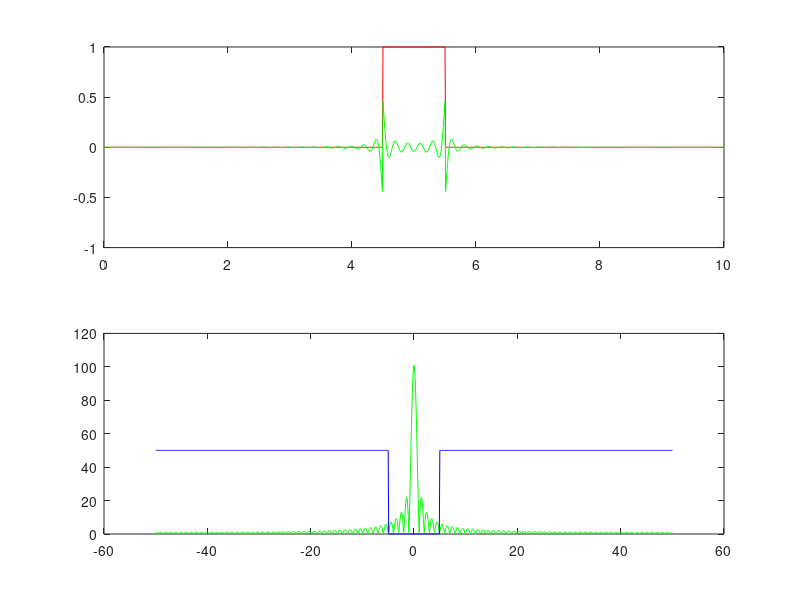

Recreate this plot in MATLAB. (Note: this script raises an error after producing the figure.)
%%
close all; clear; clc;

%FILTRACJA CZESTOTLIWOSCIOWA CZESC 1

% Zadanie 1
Fs=100;
t=0:(1/Fs):10;

x1=5*sin(2*pi*t*10);
x2=1*sin(2*pi*t*30);
x=x1+x2;

%plot(t,x,'b');

f=linspace(-Fs/2,Fs/2,length(t));
XT=fftshift(fft(x));
WA=abs(XT);

subplot(211), plot(f,WA,'r');

LP=1.0*(f >= -12 & f <= -8 | f>=8 & f<=12);
XTF=XT.*LP;
x_new = ifft(ifftshift(XTF));
subplot(211),plot(t,x,'g',t,x_new,'r');
subplot(212), plot(f,WA,'r',f,2000*LP,'g');

%%
close all; clear; clc;

Fs=100;
t=0:(1/Fs):10;
x1=5*sin(2*pi*t*10);
x2=1*sin(2*pi*t*30);
x=x1+x2;

XT=fftshift(fft(x));
WA=abs(XT);
f=linspace(-Fs/2,Fs/2,length(t));

LP=1.0*(f<=12 & f>=8 | f<=-8 & f>=-12);
XT2=XT.*LP;
xn=real(ifft(ifftshift(XT2)));

subplot(211), plot(t,x,'r',t,xn,'g');
subplot(212), plot(f,WA,'b',f,2000*LP,'g');


%%
close all; clear; clc;

%zadnie 2

Fs=100;
t=0:(1/Fs):10;

x=1.*(abs(t-5)<=0.5);

XT=fftshift(fft(x));
f=linspace(-Fs/2,Fs/2,length(t));
WA=abs(XT);

dolno_prze=1.*(abs(f)<=10);
gorno_prze=1.*(abs(f)>=10);

x_new_d=ifft(ifftshift(dolno_prze.*XT));
x_new_g=ifft(ifftshift(gorno_prze.*XT));

subplot(221), plot(t,x,'r',t,x_new_d,'g');
subplot(222), plot(t,x,'r',t,x_new_g,'g');
subplot(223), plot(f,WA,'r',t,dolno_prze*Fs,'g');
subplot(224), plot(f,WA,'r',t,gorno_prze*Fs/4,'g');


%%
close all; clear; clc;

%zadnie 2

Fs=100;
t=0:(1/Fs):10;

x=1.*(abs(t-5)<=0.5);


XT=fftshift(fft(x));
WA=abs(XT);
f=linspace(-Fs/2,Fs/2,length(t));



LP=1.0*(abs(f)<=5);
LG=1.0*(abs(f)>=5)
WA2=XT.*LP;
WA3=XT.*LG;
xn_dolno=ifft(ifftshift(WA2));
xn_gorno=ifft(ifftshift(WA3));
subplot(211), plot(t,x,'r',t,xn_gorno,'g');
subplot(212), plot(f,WA,'g',f,LG*50,'b');

%%
close all; clear; clc;
% zad 5: Filtracja

a=load('trasa_01.txt');
x=a(:,1)';
dt=4*1000;
t=0:(1/dt):0.5;

f=linspace(-dt/2,dt/2,length(t));
XT=fftshift(fft(x));
WA=abs(XT);

subplot(211), plot(t,x,'r');
subplot(212),plot(f,WA,'b');

%%

% KORELACJA z pdf-a, zad3:

a=load('testowe.dat');
t=a(:,1)';
amp=a(:,2)';

dt=t(2)-t(1);
Fs=1/dt; % czestotliwosc probkowania
tc=-10:dt:10;
tp=-0.75:dt:0.75;
xp=0.65.*(abs(tp)<=0.75);

xc=xcorr(sqrt(amp).^0.5,sqrt(xp).^0.5)+xcorr(1-amp,1-xp);
nrr=find(xc>=0.99999999*max(xc(:)),3,'first');
tc(nrr)

subplot(211), plot(t,amp,'r',tp,xp,'g');
subplot(212), plot(tc,xc)

%% korelacja z zeszelego roku:
% test_1_60

a=load('korelacja_06.txt');

t=a(:,1)';
amp=a(:,2)';
dt=t(2)-t(1);
Fs=1/dt;
tc=-55:dt:55;
tk=-1.5:dt:1.5;
xk=1.0*abs(1-(abs(tk)/(1.5)));

% trojkat
xc1=xcorr(amp.^2,xk.^2)+xcorr(1-amp,1-xk);
nrr1=find(xc1==max(xc1(:)),3,'first');
tc(nrr1)

% kazdy sygna; gaussa 
tg=0:dt:6;
xg=0.9*exp(-((tg-3).^2)./(2*0.75*0.75));
xc2=xcorr(amp,xg)+xcorr(1-amp,1-xg);
nrr2=find(xc2>=0.9999999999*max(xc2(:)),6,'first');
tc(nrr2)

% prostokat 
tp=-2.5:dt:2.5;
xp=0.65*(abs(tp)<=2.5);
xc3=xcorr(amp,xp);
nrr3=find(xc3>=0.999*max(xc3(:)),1,'first');
tc(nrr3)


subplot(211),plot(t,amp,'g',tg,xg,'b');
subplot(212), plot(tc,xc2,'b');

%% 2 Sposob EWY
close all; clear; clc;
A=load('korelacja_06.txt');
t=A(:,1)';
x=A(:,2)';

dt=t(2)-t(1);
tt=0:dt:3;
tg=0:dt:6;
tp=0:dt:5;
tc=-55:dt:55;

troj=(1-abs(tt-1.5)/1.5).*(abs(tt-1.5)<=1.5);
gauss=0.9*exp(-((tg-3).^2)/(2*0.75*0.75));
pros=0.65*ones(size(tp));

xt=xcorr(x.^2,troj.^2)*2 + xcorr(1-x,1-troj);
xg=xcorr(x,gauss)+xcorr(1-x,1-gauss);
xp=xcorr(x,pros);

nrt=find(xt>=0.99999*max(xt(:)),3,'first');
nrg=find(xg>=0.999999999*max(xg(:)),6,'first');
nrp=find(xp==max(xp(:)),1,'first');

wynik_trojkat=tc(nrt)
wynik_gauss=tc(nrg)+3
wynik_prostokat=tc(nrp)

subplot(211);plot(t,x,'b',tt,troj,'r',tg,gauss,'g',tp,pros,'k');
subplot(212);plot(tc,xt,'r',tc,xg,'g',tc,xp,'k');















